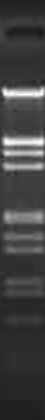
#> input picture image/gel1/lane5.png, 45 x 420 px
$ python histogram.py
#> lines starting #> are read from the running program, lines starting #| are printed output that depends on the picture; long printed decimals are rounded
import cv2 as cv
import numpy as np
from matplotlib import pyplot as plt
import math
img = cv.imread('image/gel1/lane5.png')
#> img is the input picture: shape (420, 45, 3); min 25, max 254, mean 65.7
gray_img = cv.cvtColor(img,cv.COLOR_BGR2GRAY)

row,col = gray_img.shape
#> row = 420; col = 45

array = np.zeros(row)
#> array = 420 values from 0 to 0
max_gray_level = 0#最大灰度值
for r in range(row):
    total = 0
    for l in range(col):
        px = gray_img.item(r, l)
        if( px > max_gray_level):
            max_gray_level = px
        total += px
        array[r] = total
#> after the loop, array = 420 values, max 10300 at index 94, min 1440 at index 0, mean 2958.3; max_gray_level = 254
print(max_gray_level)
#| 254

IOD = 0#积分光密度值
for r in range(row):
    for l in range(col):
        px = gray_img.item(r,l)
        OD = math.log(max_gray_level,px)
        IOD += OD
#> after the loop, IOD = 25958.8
print(IOD)
#| 25958.787

x=range(0,row)
y=array[x]
#> y has the same summary as array
plt.plot(x,y)
plt.xlim([0,row])
plt.show()
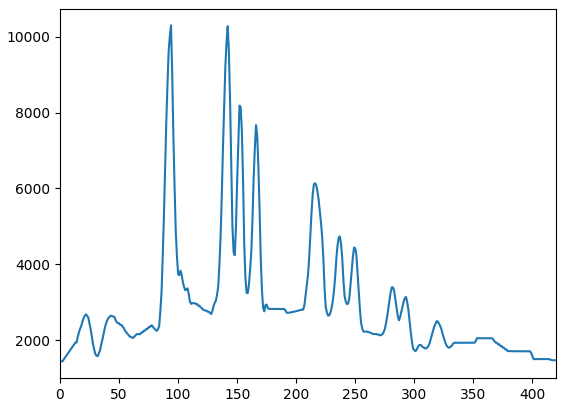
#> figure drawn by matplotlib, 1 panel; curve peaks at x = 94, y = 10300

$ run again, with image/gel1/lane1.png copied over image/gel1/lane5.png
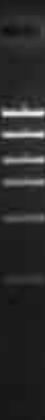
#> input picture image/gel1/lane1.png, 45 x 420 px
#> img is the input picture: shape (420, 45, 3); min 10, max 239, mean 43.2
#> after the loop `for r in range(row):`: array = 420 values, max 9709 at index 113, min 1067 at index 417, mean 1943.1; max_gray_level = 239
#| 239
#> after the loop `for r in range(row):`: IOD = 28883.2
#| 28883.246
#> y has the same summary as array
#> `plt.show()`:
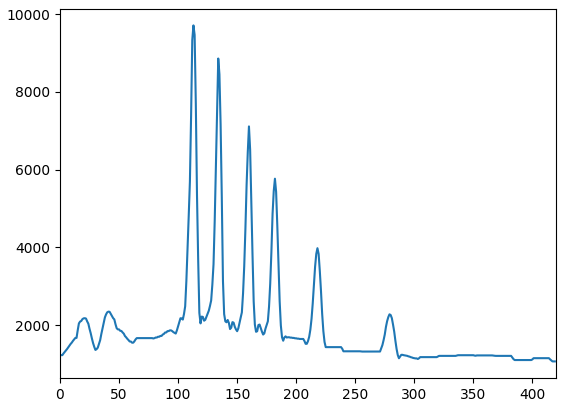
#> figure drawn by matplotlib, 1 panel; curve peaks at x = 113, y = 9709

$ run again, with image/gel1/lane10.png copied over image/gel1/lane5.png
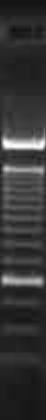
#> input picture image/gel1/lane10.png, 46 x 420 px
#> img is the input picture: shape (420, 46, 3); min 12, max 254, mean 53.6
#> after the loop `for r in range(row):`: array = 420 values, max 10559 at index 146, min 920 at index 0, mean 2466.5; max_gray_level = 254
#| 254
#> after the loop `for r in range(row):`: IOD = 28200.2
#| 28200.233
#> y has the same summary as array
#> `plt.show()`:
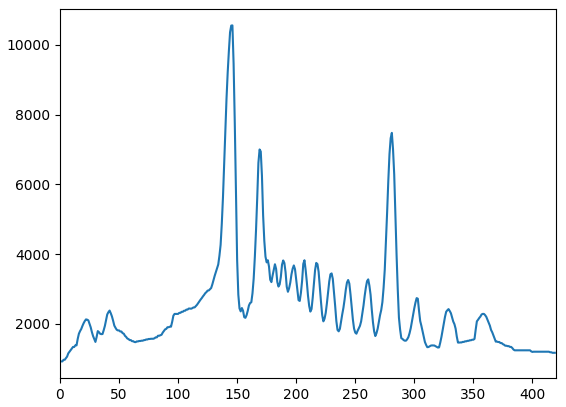
#> figure drawn by matplotlib, 1 panel; curve peaks at x = 146, y = 10559

$ run again, with image/gel1/lane2.png copied over image/gel1/lane5.png
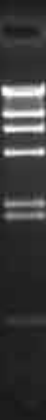
#> input picture image/gel1/lane2.png, 46 x 420 px
#> img is the input picture: shape (420, 46, 3); min 24, max 254, mean 60
#> after the loop `for r in range(row):`: array = 420 values, max 10766 at index 114, min 1227 at index 415, mean 2758.1; max_gray_level = 254
#| 254
#> after the loop `for r in range(row):`: IOD = 27821.6
#| 27821.584
#> y has the same summary as array
#> `plt.show()`:
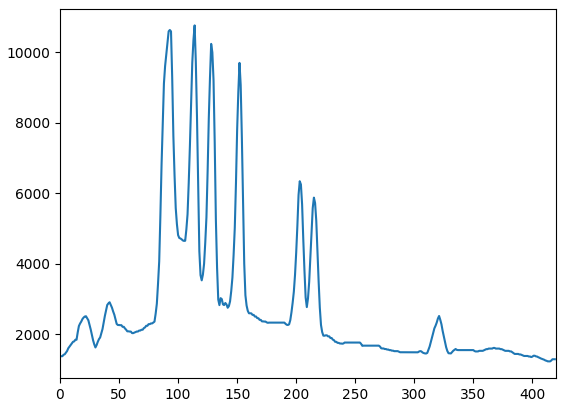
#> figure drawn by matplotlib, 1 panel; curve peaks at x = 114, y = 10766
